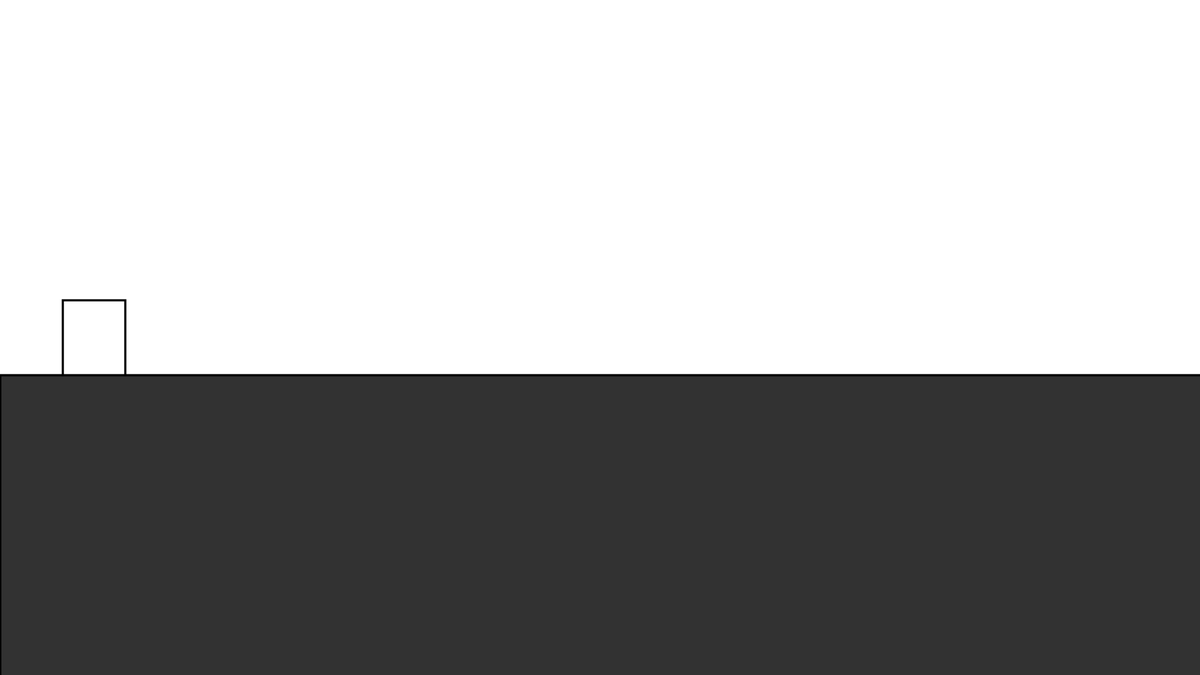
Frame 1 (no input)
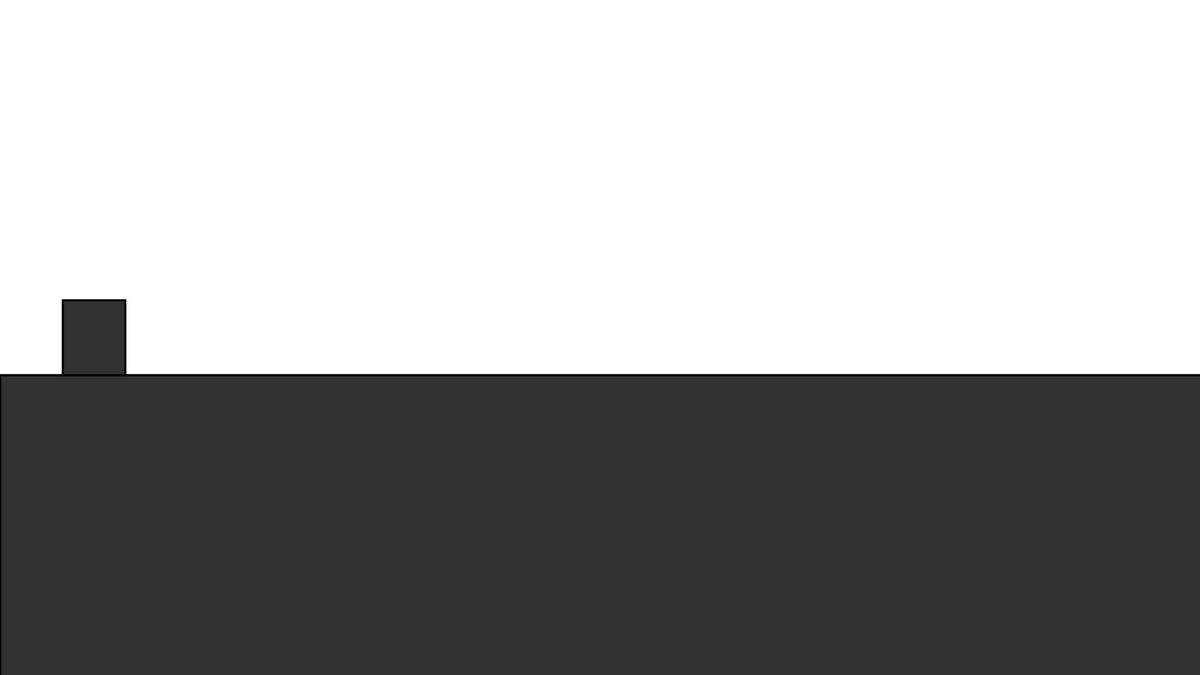
Frame 60 (the mouse pressed at the canvas centre just before this capture)
Frame 120 (the mouse held since frame 60 and released just before this capture): identical to frame 60, image omitted

The Processing sketch that drew these frames (run headless with seeded random() and noise(); from frame 60 on, the mouse is pressed at the canvas centre):

// Processing sketch: Block
// ── Block.pde
//PShape rect;
float xVal=100;
float yVal=100;

int X = 100;
int Y = 380;

boolean okay1 = true;
int totalPresses1 = 0;
boolean okay2 = true;
int totalPresses2 = 0;


void setup(){
  
size(1920,1080);
smooth();

//rect = createShape(GROUP);

key = RIGHT;
key = LEFT;
key = UP;
key = DOWN;

}


void draw(){
  background(255);
  strokeWeight(3.5);
  line(0,600,3000,600);
  
 pushMatrix();
 rect(X,(Y+100),100,120);
 translate(X,Y);
 popMatrix();
  
//PShape Block = createShape(RECT,X,Y,100,120);
//rect.addChild(Block);
  
 fill(50,50,50);
 rect(0,600,3000,600);
 



   if(key==CODED){
     
     
    if(keyCode == RIGHT || X < 100)
     X = X+5;
   
    
    if(keyCode==LEFT || X > 1700)
      X = X-5;
    
    
    if(keyCode==UP || Y > 380)
      Y = Y-4;
    
    
    if(keyCode==DOWN || Y < 20)
      Y = Y+4;
    
  }
  
}
